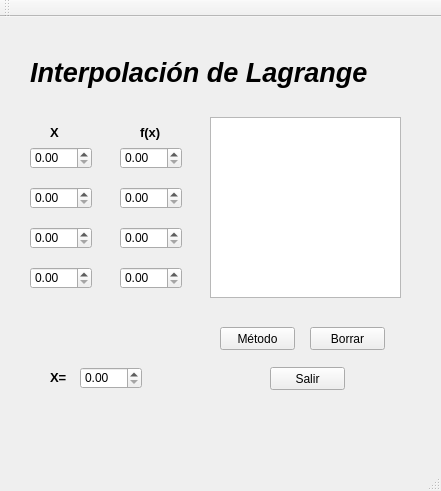
<?xml version="1.0" encoding="UTF-8"?>
<ui version="4.0">
 <class>Interl</class>
 <widget class="QMainWindow" name="Interl">
  <property name="geometry">
   <rect>
    <x>0</x>
    <y>0</y>
    <width>441</width>
    <height>491</height>
   </rect>
  </property>
  <property name="windowTitle">
   <string>Interl</string>
  </property>
  <widget class="QWidget" name="centralWidget">
   <widget class="QDoubleSpinBox" name="y1">
    <property name="geometry">
     <rect>
      <x>120</x>
      <y>130</y>
      <width>62</width>
      <height>22</height>
     </rect>
    </property>
   </widget>
   <widget class="QDoubleSpinBox" name="y3">
    <property name="geometry">
     <rect>
      <x>120</x>
      <y>210</y>
      <width>62</width>
      <height>22</height>
     </rect>
    </property>
   </widget>
   <widget class="QLabel" name="label">
    <property name="geometry">
     <rect>
      <x>50</x>
      <y>100</y>
      <width>21</width>
      <height>31</height>
     </rect>
    </property>
    <property name="font">
     <font>
      <family>Arial</family>
      <pointsize>10</pointsize>
      <weight>75</weight>
      <bold>true</bold>
     </font>
    </property>
    <property name="text">
     <string>X</string>
    </property>
   </widget>
   <widget class="QLabel" name="label_2">
    <property name="geometry">
     <rect>
      <x>140</x>
      <y>100</y>
      <width>31</width>
      <height>31</height>
     </rect>
    </property>
    <property name="font">
     <font>
      <family>Arial</family>
      <pointsize>10</pointsize>
      <weight>75</weight>
      <bold>true</bold>
     </font>
    </property>
    <property name="text">
     <string>f(x)</string>
    </property>
   </widget>
   <widget class="QLabel" name="label_3">
    <property name="geometry">
     <rect>
      <x>50</x>
      <y>350</y>
      <width>31</width>
      <height>21</height>
     </rect>
    </property>
    <property name="font">
     <font>
      <family>Arial</family>
      <pointsize>10</pointsize>
      <weight>75</weight>
      <bold>true</bold>
     </font>
    </property>
    <property name="text">
     <string>X=</string>
    </property>
   </widget>
   <widget class="QDoubleSpinBox" name="x">
    <property name="geometry">
     <rect>
      <x>80</x>
      <y>350</y>
      <width>62</width>
      <height>22</height>
     </rect>
    </property>
   </widget>
   <widget class="QDoubleSpinBox" name="x1">
    <property name="geometry">
     <rect>
      <x>30</x>
      <y>130</y>
      <width>62</width>
      <height>22</height>
     </rect>
    </property>
   </widget>
   <widget class="QPushButton" name="metodo">
    <property name="geometry">
     <rect>
      <x>220</x>
      <y>310</y>
      <width>75</width>
      <height>23</height>
     </rect>
    </property>
    <property name="text">
     <string>Método</string>
    </property>
   </widget>
   <widget class="QTextBrowser" name="textBrowser">
    <property name="geometry">
     <rect>
      <x>210</x>
      <y>100</y>
      <width>191</width>
      <height>181</height>
     </rect>
    </property>
    <property name="font">
     <font>
      <family>Pristina</family>
      <pointsize>14</pointsize>
     </font>
    </property>
   </widget>
   <widget class="QDoubleSpinBox" name="y4">
    <property name="geometry">
     <rect>
      <x>120</x>
      <y>250</y>
      <width>62</width>
      <height>22</height>
     </rect>
    </property>
   </widget>
   <widget class="QDoubleSpinBox" name="x3">
    <property name="geometry">
     <rect>
      <x>30</x>
      <y>210</y>
      <width>62</width>
      <height>22</height>
     </rect>
    </property>
   </widget>
   <widget class="QDoubleSpinBox" name="x4">
    <property name="geometry">
     <rect>
      <x>30</x>
      <y>250</y>
      <width>62</width>
      <height>22</height>
     </rect>
    </property>
   </widget>
   <widget class="QDoubleSpinBox" name="x2">
    <property name="geometry">
     <rect>
      <x>30</x>
      <y>170</y>
      <width>62</width>
      <height>22</height>
     </rect>
    </property>
   </widget>
   <widget class="QPushButton" name="salir">
    <property name="geometry">
     <rect>
      <x>270</x>
      <y>350</y>
      <width>75</width>
      <height>23</height>
     </rect>
    </property>
    <property name="text">
     <string>Salir</string>
    </property>
   </widget>
   <widget class="QDoubleSpinBox" name="y2">
    <property name="geometry">
     <rect>
      <x>120</x>
      <y>170</y>
      <width>62</width>
      <height>22</height>
     </rect>
    </property>
   </widget>
   <widget class="QPushButton" name="borrar">
    <property name="geometry">
     <rect>
      <x>310</x>
      <y>310</y>
      <width>75</width>
      <height>23</height>
     </rect>
    </property>
    <property name="text">
     <string>Borrar</string>
    </property>
   </widget>
   <widget class="QLabel" name="label_4">
    <property name="geometry">
     <rect>
      <x>30</x>
      <y>30</y>
      <width>341</width>
      <height>51</height>
     </rect>
    </property>
    <property name="font">
     <font>
      <family>Arial</family>
      <pointsize>20</pointsize>
      <weight>75</weight>
      <italic>true</italic>
      <bold>true</bold>
     </font>
    </property>
    <property name="text">
     <string>Interpolación de Lagrange</string>
    </property>
   </widget>
  </widget>
  <widget class="QMenuBar" name="menuBar">
   <property name="geometry">
    <rect>
     <x>0</x>
     <y>0</y>
     <width>441</width>
     <height>21</height>
    </rect>
   </property>
  </widget>
  <widget class="QToolBar" name="mainToolBar">
   <attribute name="toolBarArea">
    <enum>TopToolBarArea</enum>
   </attribute>
   <attribute name="toolBarBreak">
    <bool>false</bool>
   </attribute>
  </widget>
  <widget class="QStatusBar" name="statusBar"/>
 </widget>
 <layoutdefault spacing="6" margin="11"/>
 <resources/>
 <connections/>
</ui>
